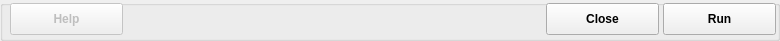
  <widget class="QGroupBox" name="groupBoxButtons">
   <property name="geometry">
    <rect>
     <x>5</x>
     <y>319</y>
     <width>780</width>
     <height>41</height>
    </rect>
   </property>
   <property name="title">
    <string/>
   </property>
   <widget class="QPushButton" name="pushButtonHelp">
    <property name="enabled">
     <bool>false</bool>
    </property>
    <property name="geometry">
     <rect>
      <x>10</x>
      <y>3</y>
      <width>113</width>
      <height>32</height>
     </rect>
    </property>
    <property name="font">
     <font>
      <weight>75</weight>
      <bold>true</bold>
     </font>
    </property>
    <property name="text">
     <string>Help</string>
    </property>
    <property name="autoDefault">
     <bool>false</bool>
    </property>
   </widget>
   <widget class="QPushButton" name="pushButtonClose">
    <property name="geometry">
     <rect>
      <x>546</x>
      <y>3</y>
      <width>113</width>
      <height>32</height>
     </rect>
    </property>
    <property name="font">
     <font>
      <weight>75</weight>
      <bold>true</bold>
     </font>
    </property>
    <property name="text">
     <string>Close</string>
    </property>
    <property name="autoDefault">
     <bool>false</bool>
    </property>
   </widget>
   <widget class="QPushButton" name="pushButtonRun">
    <property name="geometry">
     <rect>
      <x>663</x>
      <y>3</y>
      <width>113</width>
      <height>32</height>
     </rect>
    </property>
    <property name="font">
     <font>
      <weight>75</weight>
      <bold>true</bold>
     </font>
    </property>
    <property name="toolTip">
     <string/>
    </property>
    <property name="text">
     <string>Run</string>
    </property>
    <property name="autoDefault">
     <bool>false</bool>
    </property>
   </widget>
  </widget>
